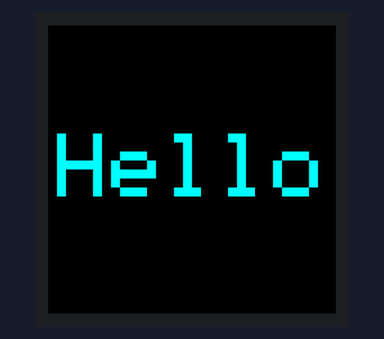
A sketch run on a simulated ESP32. On the bench: 32×32 colour display. What the sketch prints to the serial monitor is not drawn.

Above: at 0.1 s.

The sketch:

hello.ino
```cpp
// Static text on a 32x32 P7.62 HUB75 panel, driven by an ESP32 DevKit.
// See README for wiring and library versions.

#include <PxMatrix.h>

#define P_LAT 22
#define P_A   19
#define P_B   23
#define P_C   18
#define P_D   5
#define P_OE  16

hw_timer_t * timer = NULL;
portMUX_TYPE timerMux = portMUX_INITIALIZER_UNLOCKED;

PxMATRIX display(32, 32, P_LAT, P_OE, P_A, P_B, P_C, P_D);

void IRAM_ATTR display_updater() {
  portENTER_CRITICAL_ISR(&timerMux);
  display.display(30);
  portEXIT_CRITICAL_ISR(&timerMux);
}

void setup() {
  Serial.begin(115200);

  display.begin(16);              // 1/16 scan
  display.setBrightness(150);     // 0-255

  // Clear before drawing. flushDisplay() alone was not enough.
  display.clearDisplay();
  display.fillScreen(display.color565(0, 0, 0));

  // Draw BEFORE enabling the timer, or the ISR races the drawing.
  display.setTextColor(display.color565(0, 255, 255));
  display.setCursor(1, 12);
  display.print("Hello");

  timer = timerBegin(0, 80, true);
  timerAttachInterrupt(timer, &display_updater, true);
  timerAlarmWrite(timer, 4000, true);
  timerAlarmEnable(timer);

  Serial.println("ready");
}

void loop() {
  delay(100);
}
```
